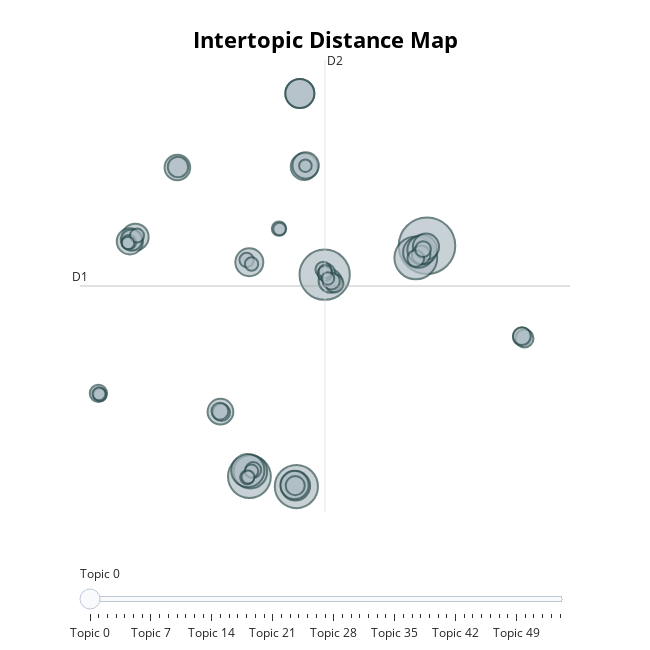

The notebook cell this image was saved under:
### Markdown cell above
### <div style="border: 3px solid #FFFFF; padding: 10px; border-radius: 5px; background-color: #4a44c2;">2. Distance Map</div>

### Code cell
topic_model_fake.visualize_topics()
